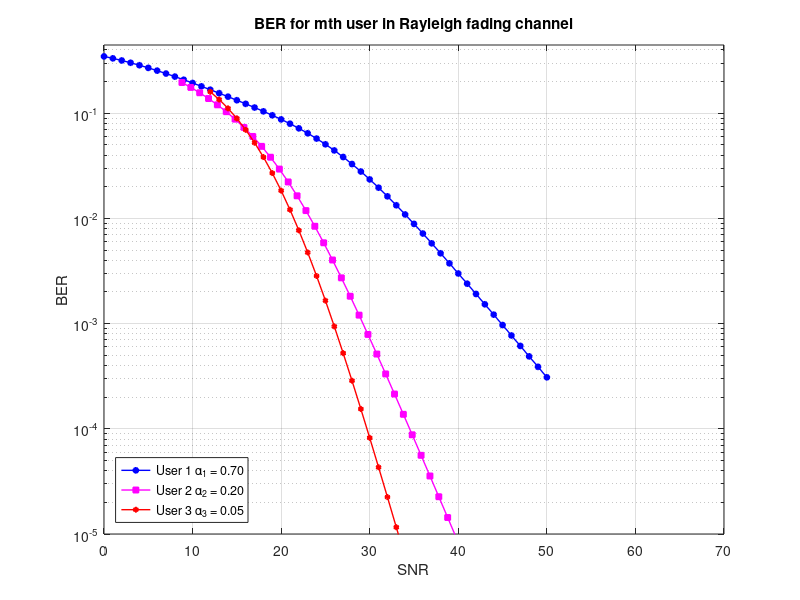

Write MATLAB code to recreate this figure.
clear, clc;
P=1;
[a1, a2, a3] = deal(0.70, 0.25, 0.05);
a=[a1, a2, a3];
[A1, A2 ,A3] = deal(sqrt(P*a1),sqrt(P*a2),sqrt(P*a3));
A=[A1, A2 ,A3];
SNR = 0:50;
variance=10.^(-SNR./10);
mtx1=[1 1 1;1 -1 1;1 1 -1;1 -1 -1];
mtx2=[1 1;1 -1];
mtx3=1;
M=3;OMEGA=1;zeta=0;
[ls1, ls2, ls3]=deal(4, 2, 1);
[sumt1, sumt2,sumt3]=deal(0,0,0);
gamma=P./variance;
%correct power
for h =1:M 
        mtx1(:,h)=mtx1(:,h)*A(h);
end
for h =1:M-1 
        mtx2(:,h)=mtx2(:,h)*A(h+1);
end
mtx3=A(3)*mtx3;
vector1=zeros([1 length(SNR)]);
vector2=zeros([1 length(SNR)]);
vector3=zeros([1 length(SNR)]);
for h=1:length(SNR)
    sum1_3=0;
    m=1;
    for i=1:ls1
        sum1_2=0;
        for t=0:(M-m)
           sum1_1=0;
           for k=0:(m+t-1)
               ita=factorial(M)/(factorial(M-m)*factorial(m-1));
               Y=mtx1(i,:);
               beta=sum(Y)/sqrt(P);
               omega2=OMEGA*zeta*0;
               betaplus=beta.*sqrt(P./(P+gamma*omega2));
               omega=sqrt( 1+( (2*(k+1)) ./ (betaplus.^2*gamma(h)*1) ) );
               p1=(ita*(omega-1)*(-1)^(t+k)*nchoosek((M-m),t)*nchoosek((m+t-1),k)) / (2^(M-m+1)*(k+1)*omega);
               sum1_1=sum1_1+p1;
           end
           sum1_2=sum1_2+sum1_1;
        end
        sum1_3=sum1_3+sum1_2;
    end   
    vector1(h)=sum1_3;
end
for h=1:length(SNR)
    sum1_3=0;
    m=2;
    for i=1:ls2
        sum1_2=0;
        for t=0:(M-m)
           sum1_1=0;
           for k=0:(m+t-1)
               ita=factorial(M)/(factorial(M-m)*factorial(m-1));
               Y=mtx1(i,:);
               beta=sum(Y)/sqrt(P);
               omega2=OMEGA*zeta*(0.70);
               betaplus=beta.*sqrt(P./(P+gamma*omega2));%*0.5
               omega=sqrt( 1+( (2*(k+1)) ./ (betaplus.^2*gamma(h)*1) ) );
               p1=(ita*(omega-1)*(-1)^(t+k)*nchoosek((M-m),t)*nchoosek((m+t-1),k)) / (2^(M-m+1)*(k+1)*omega);
               sum1_1=sum1_1+p1;
           end
           sum1_2=sum1_2+sum1_1;
        end
        sum1_3=sum1_3+sum1_2;
    end   
    vector2(h)=sum1_3;
end
for h=1:length(SNR)
    sum1_3=0;
    m=3;
    for i=1:ls3
        sum1_2=0;
        for t=0:(M-m)
           sum1_1=0;
           for k=0:(m+t-1)
               ita=factorial(M)/(factorial(M-m)*factorial(m-1));
               Y=mtx2(i,:);
               beta=sum(Y)/sqrt(P);
               omega2=OMEGA*zeta*(0.70+0.25);
               betaplus=beta.*sqrt(P./(P+gamma*omega2));%*0.7
               omega=sqrt( 1+( (2*(k+1)) ./ (betaplus.^2*gamma(h)*1) ) );
               p1=(ita*(omega-1)*(-1)^(t+k)*nchoosek((M-m),t)*nchoosek((m+t-1),k)) / (2^(M-m+1)*(k+1)*omega);
               sum1_1=sum1_1+p1;
           end
           sum1_2=sum1_2+sum1_1;
        end
        sum1_3=sum1_3+sum1_2;
    end   
    vector3(h)=sum1_3;
end
colorstring = 'bmr';
figure(4)
b=(SNR+7.8)./SNR;
c=(SNR+11)./SNR;
semilogy(SNR,vector1,'o-','Color', colorstring(1),'LineWidth',1,'MarkerSize',4,'MarkerFaceColor','b')
hold on;grid on; ylim([10^(-5) 0.446]);
semilogy(SNR.*b,vector2,'s-','Color', colorstring(2),'LineWidth',1,'MarkerSize',4,'MarkerFaceColor','m')%7
semilogy(SNR.*c,vector3,'h-','Color', colorstring(3),'LineWidth',1,'MarkerSize',4,'MarkerFaceColor','r')%11
legend('User 1 \alpha_1 = 0.70','User 2 \alpha_2 = 0.20','User 3 \alpha_3 = 0.05','Location','southwest');
title('BER for mth user in Rayleigh fading channel');
xlabel('SNR');
ylabel('BER');
